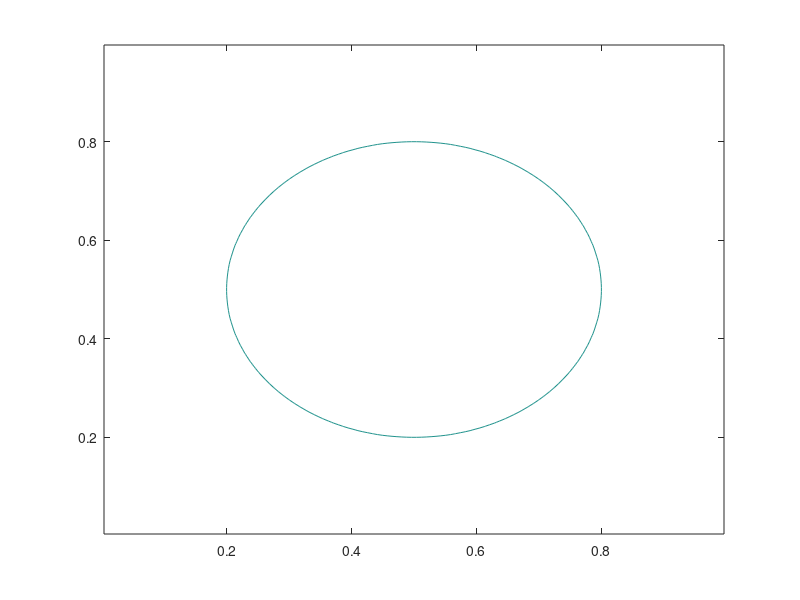

Reproduce this figure in MATLAB. (Note: this script raises an error after producing the figure.)
clc; clear; close all;

% Define grid and spacing in x and y directions
Nx = 128; Lx = 0; Rx = 1; h = (Rx-Lx)/Nx;
Ny = 128; Ly = 0; Ry = 1;

% Generate cell-centered uniform grids
x = linspace(Lx+0.5*h,Rx-0.5*h,Nx);
y = linspace(Ly+0.5*h,Ry-0.5*h,Ny);

% Set polynomial order alpha 
alp = 4;

% Interface thickness parameter
ep = h;

% Compute maximum allowable time step from monotonicity condition of $g(\phi)$
psi = ((alp-1)./(4*alp-1)).^(1./(2*alp));
max_dt = alp*ep^2./(psi.^(2*alp-2)*(2*alp-1-(4*alp-1)*psi.^(2*alp)));

% Set time step size and number of iterations
dt = 0.1*max_dt;
Nt = 2000;

% Precompute $g(\phi)$ on uniformly spaced values for interpolation
psi = linspace(-1,1,101);
g = dt/(alp*ep^2)*(psi.^(4*alp-1)-psi.^(2*alp-1))+psi;

% Initial condition
R0 = 0.3;
phi = tanh((R0-sqrt((x'-0.5).^2+(y-0.5).^2))/(sqrt(2)*ep));

% Visualize the initial condition
figure(1); clf; hold on; box on;
contour(x,y,phi,[0 0],'EdgeColor','k','LineWidth',1)
view(2)
axis image
axis([Lx Rx Ly Ry -1 1])
drawnow

% Initial radii of analytic and numerical solutions
it = 0;
analytic_R(1) = sqrt(R0^2-2*it*dt);
c = contour(x,y,phi,[0 0],'EdgeColor','none');
numerical_R(1) = mean(sqrt(sum((c(:,2:end)-[0.5; 0.5]).^2,1)));

% Set up tridiagonal matrix coefficients for Thomas algorithm
for i=1:Nx
    ax(i) = -1/h^2;
    cx(i) = -1/h^2;
end
for j=1:Ny
    ay(j) = -1/h^2;
    cy(j) = -1/h^2;
end
bx(1)=1/dt+1.0/h^2;
for i=2:Nx-1
    bx(i) = 1/dt+2.0/h^2;
end
bx(Nx)=1/dt+1.0/h^2;
by(1) = 1/dt+1.0/h^2;
for j=2:Ny-1
    by(j) = 1/dt+2.0/h^2;
end
by(Ny) = 1/dt+1.0/h^2;

% Compute numerical solution using the operator splitting method combined with an interpolation approach
nphi = phi;
for it = 1:Nt
    it
    % Step 1: Solve Eq. (17) using the interpolation technique
    for i = 1:Nx
        phi(i,:) = interp1([-1-eps g 1+eps],[-1 psi 1],phi(i,:));
    end
    % Step 2: Solve Eq. (18) using the Thomas algorithm
    for j=1:Ny
        dx = phi(:,j)/dt;
        nphi(1:Nx,j) = thomas(ax, bx, cx, dx);
    end
    % Step 3: Solve Eq. (19) using the Thomas algorithm
    for i=1:Nx
        dy = nphi(i,:)/dt;
        phi(i,1:Ny) = thomas(ay, by, cy, dy);
    end

    % Plot numerical solution
    if it == 500 || it == 1000 || it == 1500 || it == 2000
        figure(1); hold on; box on;
        contour(x,y,phi,[0 0],'EdgeColor','k','LineWidth',1)
        view(2)
        axis image
        axis([Lx Rx Ly Ry -1 1])
        drawnow
    end

    analytic_R(it+1) = sqrt(R0^2-2*it*dt);
    c = contour(x,y,phi,[0 0],'EdgeColor','none');
    numerical_R(it+1) = mean(sqrt(sum((c(:,2:end)-[0.5; 0.5]).^2,1)));
end
figure(1);
set(gca,'fontsize',21);
set(gca, 'TickLabelInterpreter', 'latex');
set(gcf,'PaperPositionMode','auto')
text('Interpreter','latex','String','$x$','FontSize',23,'Position',[0.747446675565907 -0.0622809508932377])
text('Interpreter','latex','String','$y$','FontSize',21,'Position',[-0.0671547047629869 0.913862932772871])
axis image
axis([Lx Rx Ly Ry -1 1])
annotation('arrow',[0.314880952380952 0.472619047619047],[0.296825396825397 0.466666666666668]);

% Plot the evolution of analytic and numerical radii over time
ms = 10;
figure(2); clf; hold on; grid on; box on;
set(gca,'fontsize',21);
set(gca, 'TickLabelInterpreter', 'latex');
set(gcf,'PaperPositionMode','auto','Position',[500 500 800 400])
text('Interpreter','latex','String','$t$','FontSize',21,'Position',[0.0348258353283817 0.0619631901840491])
text('Interpreter','latex','String','$R(t)$','FontSize',21,'Position',[-0.00346722242084707 0.276441717791411])
t = [0:it]*dt;
plot(t,analytic_R,'k-*','markersize',ms,'LineWidth',1,'MarkerIndices',[100:200:2000])
plot(t,numerical_R,'ro','markersize',ms,'LineWidth',1,'MarkerIndices',[1:200:2000])
axis([0 Nt*dt 0.08 0.32])
drawnow
leg = legend('Analytic','Numerical');
set(leg,'Interpreter','latex','Location','best')
%% Thomas algorithm for tridiagonal systems
function x = thomas(alpha,beta,gamma,f)
n = length(f);
for  i = 2:n
    mult = alpha(i)/beta(i-1);
    beta(i) = beta(i)-mult*gamma(i-1);
    f(i) = f(i)-mult*f(i-1);
end
x(n) = f(n)/beta(n);
for i = n-1:-1:1
    x(i) = (f(i)-gamma(i)*x(i+1))/beta(i);
end
end